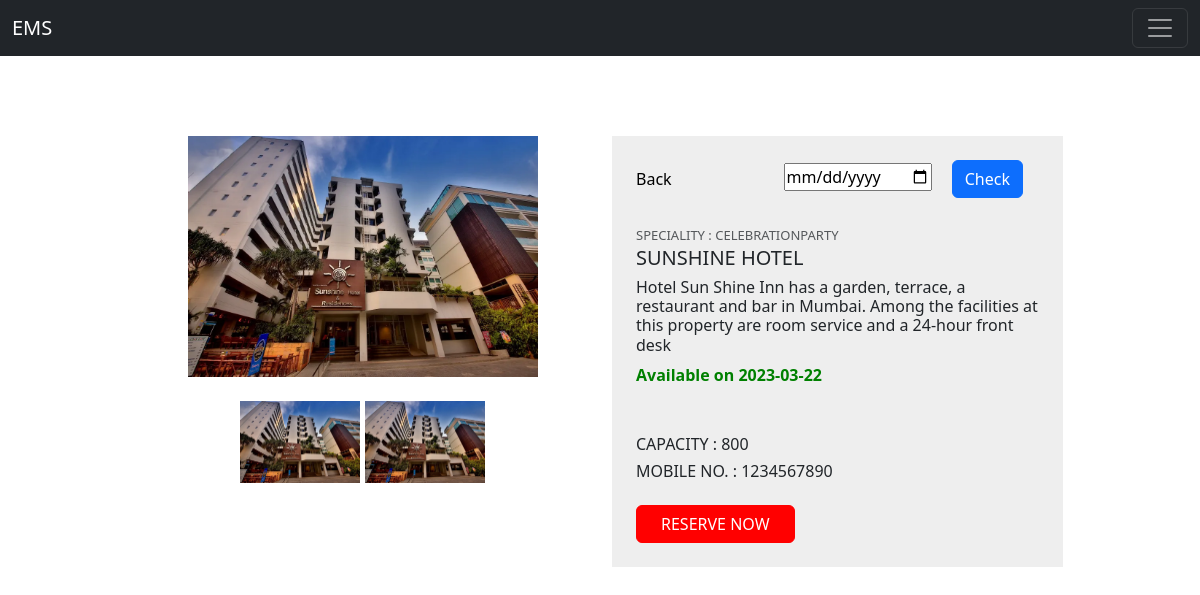
Before: /venue/sunshine-hotel/ with the older database file.
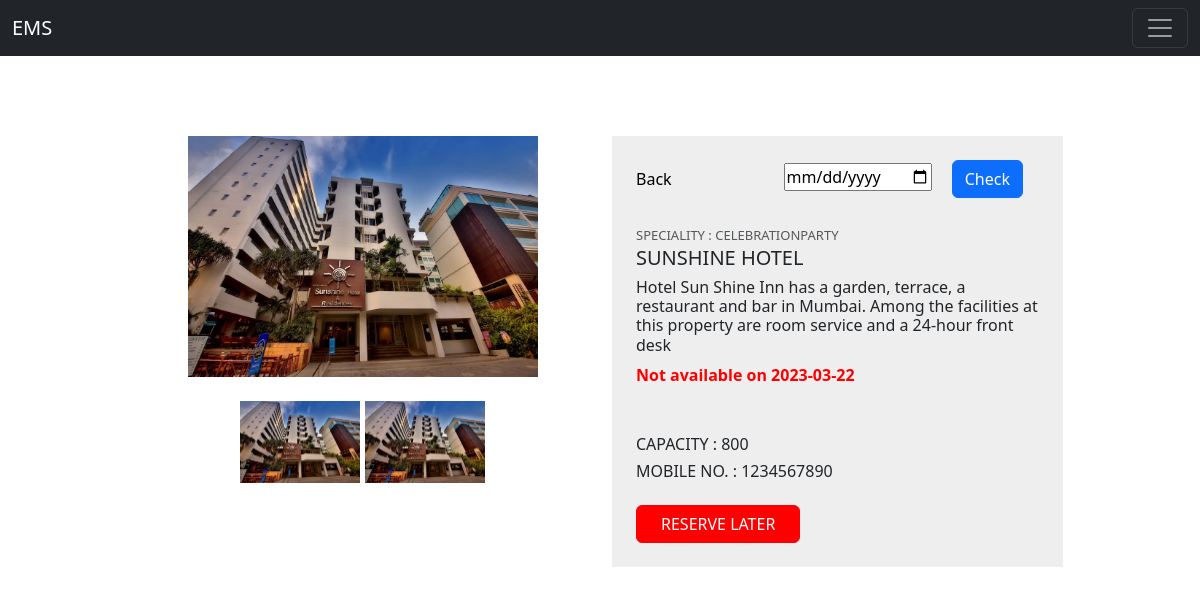
After: the same page with the newer database file.
### eventApp/models.py (models this page shows, shortened)
class Venues(models.Model):
    typV = (
        ('WeddingAnniversary', 'Wedding Anniversary'),
        ('BirthDay Party','BirthDay Party'),
        ('Conference', 'Conference'),
        ('CelebrationParty','Celebration Party'),
    )
    name = models.CharField(max_length=200)
    desc = models.CharField(max_length=300)
    img = models.ImageField(upload_to='venues/', null=True, blank=True)
    cpcty = models.PositiveIntegerField()
    mincpcty = models.PositiveIntegerField(blank=True,null=True)
    bkngPrice = models.PositiveIntegerField()
    rating = models.IntegerField(null=True, blank= True)
    areaSpecs = models.CharField(max_length=200)
    city = models.ForeignKey(City,on_delete=models.CASCADE,null=True,blank=True)
    address = models.CharField(max_length=400)
    availabililty = models.BooleanField(default=True)
    speciality = models.CharField(max_length=100,null=True,blank=True,choices=typV)
    slug = AutoSlugField(populate_from = 'name',unique=True,null=True,default=None,blank=True)
    mobNo = models.CharField(max_length=15,null=True,blank=True)
    srchDate = models.CharField(max_length=50,null=True,blank=True)
    owner = models.ForeignKey(UserAccount,on_delete=models.CASCADE,null=True,blank=True)
    def crEvent(self):
        return f'/createEvent/{self.slug}/'
    def checkAvail(self):
        return f'/checkAvial/{self.slug}/'

### eventApp/views.py (the view)
# urls.py: path('venue/<slug:slug>/',views.venueDetail,name='venueDetail'),
def venueDetail(request, slug):
    venue = Venues.objects.get(slug = slug)
    context = {
        'venue' : venue,
    }
    return render(request,'main/details/venueDetail.html',context)

### templates/main/details/venueDetail.html (shortened to what this page needs)
{% extends 'index.html' %}
{% block content %}
{% load static %}
<div class="container mt-5 mb-5">
    <div class="row d-flex justify-content-center">
        <div class="col-md-10">
            <div class="card">
                <div class="row">
                    <div class="col-md-6">
                        <div class="images img-fluid">
                            <div class="text-center p-4"> <img id="main-image" class="img-fluid" src="{{venue.img.url}}" width="350" />
                            </div>
                            <div class="thumbnail text-center"> <img onclick="change_image(this)"
                                    src="{{venue.img.url}}" class="img-fluid" width="120"> <img onclick="change_image(this)"
                                    src="{{venue.img.url}}" class="img-fluid" width="120"> </div>
                        </div>
                    </div>
                    <div class="col-md-6 mt-4">
                        <div class="product p-4">
                            <div class="d-flex justify-content-between align-items-center">
                                <a href="{% url 'places' %}" style="text-decoration: none; color: #000;"><div class="d-flex align-items-center">  <span
                                    class="ml-1">Back</span> </div> </a>
                                <div class="d-flex align-items-right">
                                    <form action="{{venue.checkAvail}}" method="post" id="post-form">
                                        <input type="date" name="avail" id="stDate"/>
                                        <button class="btn btn-primary mx-3" type="submit">Check</button>
                                    </form>
                                </div>
                            </div>
                            <div class="mt-4 mb-3"> <span
                                    class="text-uppercase text-muted brand">Speciality : {{venue.speciality}}</span>
                                <h5 class="text-uppercase">{{venue.name}}</h5>
                                <h6>{{venue.desc}}</h6>
                                <div class="price d-flex flex-row align-items-center">
                                    {% if venue.availabililty == True %}
                                        {% if not venue.srchDate == None %}
                                            <span class="act-price" style="color: green;">Available on {{venue.srchDate}}</span>
                                        {% endif %}
                                    {% else %}
                                        {% if not venue.srchDate == None %}
                                            <span class="act-price">Not available on {{venue.srchDate}}</span>
                                        {% endif %}
                                    {% endif %}
                                </div>
                            </div>
                            <div class="sizes mt-5">
                                <h6 class="text-uppercase">Capacity : <span>{{venue.cpcty}}</span></h6>
                                <h6 class="text-uppercase">Mobile No. : <span>{{venue.mobNo}}</span></h6>
                            </div>
                            {% if venue.availabililty == True %}
                            <a href="{{venue.crEvent}}" style="text-decoration: none; color: #fff;">
                                <div class="cart mt-4 align-items-center"> <button
                                    class="btn btn-danger text-uppercase mr-2 px-4">Reserve Now</button>
                                </div>
                            </a>
                            {% else %}
                            <div class="cart mt-4 align-items-center"> <button
                                class="btn btn-danger text-uppercase mr-2 px-4">Reserve Later</button>
                            </div>
                            {% endif %}
                        </div>
                    </div>
                </div>
            </div>
        </div>
    </div>
</div>
{% endblock %}

Changed rows visible on the page:
changed Venues "SUNSHINE HOTEL": availabililty True → False (drawn)
Other visible differences:
text no longer shown: "Available on RESERVE NOW"
text now shown: "Not available on RESERVE LATER"
